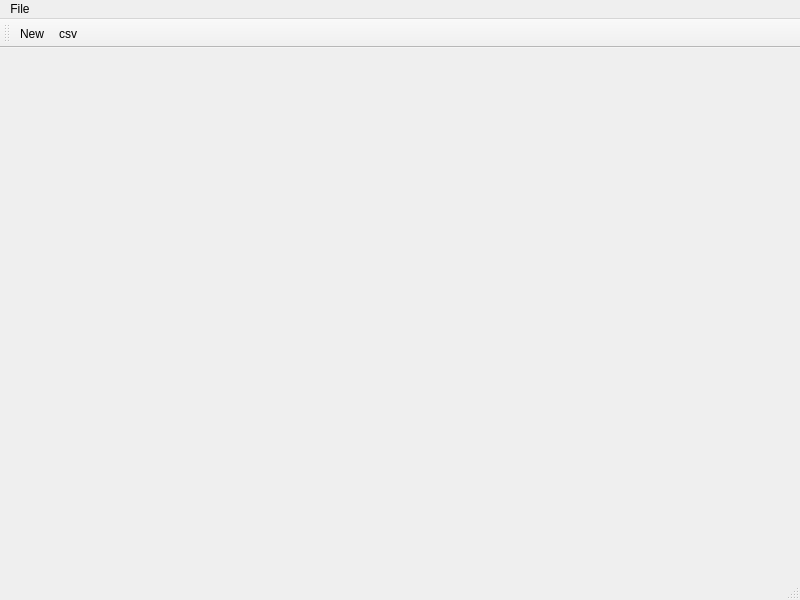
<?xml version="1.0" encoding="UTF-8"?>
<ui version="4.0">
 <class>MainWindow</class>
 <widget class="QMainWindow" name="MainWindow">
  <property name="geometry">
   <rect>
    <x>0</x>
    <y>0</y>
    <width>800</width>
    <height>600</height>
   </rect>
  </property>
  <property name="windowTitle">
   <string>MainWindow</string>
  </property>
  <widget class="QWidget" name="centralwidget"/>
  <widget class="QMenuBar" name="menubar">
   <property name="geometry">
    <rect>
     <x>0</x>
     <y>0</y>
     <width>800</width>
     <height>30</height>
    </rect>
   </property>
   <widget class="QMenu" name="menuFile">
    <property name="title">
     <string>File</string>
    </property>
    <widget class="QMenu" name="menuOpen">
     <property name="title">
      <string>Open</string>
     </property>
     <addaction name="actioncsv"/>
    </widget>
    <addaction name="actionN"/>
    <addaction name="separator"/>
    <addaction name="menuOpen"/>
   </widget>
   <addaction name="menuFile"/>
  </widget>
  <widget class="QStatusBar" name="statusbar"/>
  <widget class="QToolBar" name="toolBar">
   <property name="windowTitle">
    <string>toolBar</string>
   </property>
   <attribute name="toolBarArea">
    <enum>TopToolBarArea</enum>
   </attribute>
   <attribute name="toolBarBreak">
    <bool>false</bool>
   </attribute>
   <addaction name="actionN"/>
   <addaction name="actioncsv"/>
  </widget>
  <action name="actionN">
   <property name="checkable">
    <bool>true</bool>
   </property>
   <property name="text">
    <string>New</string>
   </property>
  </action>
  <action name="actioncsv">
   <property name="text">
    <string>csv</string>
   </property>
  </action>
 </widget>
 <resources/>
 <connections/>
</ui>
